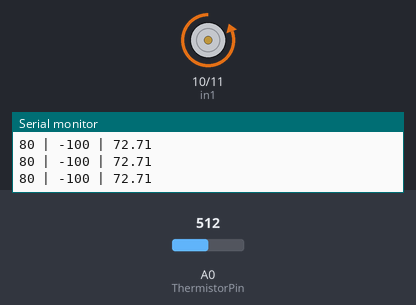
The sketch below on a simulated Arduino Uno, built with avr-gcc and run on an emulated ATmega328P. Shown: motor-driver pin pairs drawn as motors (green arrow = first pin HIGH = forward, orange = second pin HIGH = backward, longer = more drive), the last lines printed to the serial monitor. The test bench sets the inputs (shaded band); at power-on: A0 (ThermistorPin) = 512.

Above: at 1.2 s.
1.3 s: A0 (ThermistorPin) set to 534
4.3 s: A0 (ThermistorPin) set to 570
At 5.5 s:
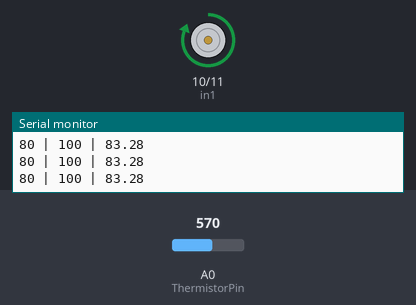
5.8 s: A0 (ThermistorPin) set to 511
At 6.4 s:
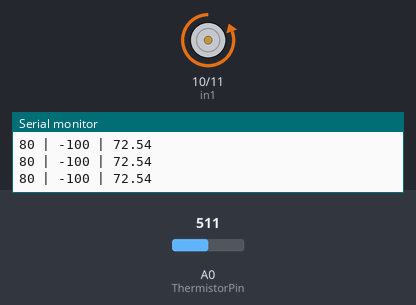
7.3 s: A0 (ThermistorPin) set to 716
At 7.7 s:
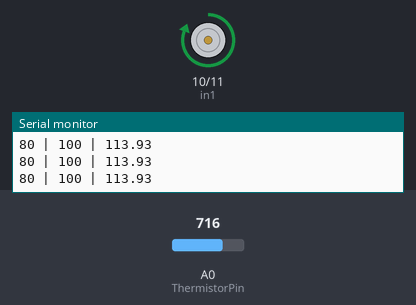
Timing chart, 0 to 9.8 s (numbered marks = the images above; inputs shaded):
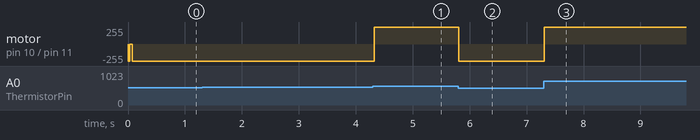

The sketch:

bang_bang_2.ino
```cpp
//Thermistor
int ThermistorPin = 0;
int Vo;
float R1 = 2200;
float logRt, Rt;
float Tk, Tf, Tc;
float A = 1.245666056e-03, B = 2.715623937e-04, C = 1.007238670e-07;

//L298N
#define in1 10
#define in2 11
int rotDirection = 1; //direction 0=CW 1=CCW
int rotSpeed = 100; //speed 0-100%
int pwmOutput = 0;
int set_point = 80;
int output = 0;

void setup() {
  Serial.begin(9600);
  pinMode(in1, OUTPUT);
  pinMode(in2, OUTPUT);

  //set initial totation direction
  digitalWrite(in1, LOW);
  digitalWrite(in2, HIGH);
}

void loop() {
  if (getTempF() > set_point){
    sendL298N_nodir(100);
    output = 100;
  }
  else if (getTempF() < set_point){
    sendL298N_nodir(-100);
    output = -100;
  }
  else{
    sendL298N_nodir(0);
    output = 0;
  }
  delay(30);
  Serial.print(set_point);
  Serial.print(" | ");
  Serial.print(output);
  Serial.print(" | ");
  Serial.println(getTempF());

}

void sendL298N_nodir(int spd){
    pwmOutput = map(abs(spd), 0, 100, 0, 255); //map rotation speed from 0-100% to 0-255 pwm

  if(spd < 0){
    //Serial.println("CW");
    digitalWrite(in1, LOW);
    digitalWrite(in2, LOW);
    analogWrite(in2, pwmOutput);
  }
  if(spd > 0){
    //Serial.println("CCW");
    digitalWrite(in1, LOW);
    digitalWrite(in2, LOW);
    analogWrite(in1, pwmOutput);
  }
  //delay(100);
}

void printTemp(){
  Vo = analogRead(ThermistorPin);
  Rt = R1* (1023.0 / (float)Vo - 1.0);
  logRt = log(Rt);
  Tk = (1.0 / (A + B*logRt + C*logRt*logRt*logRt));  // Steinhart and Hart Equation. T  = 1 / {A + B[ln(R)] + C[ln(R)]^3}
  Tc =  Tk - 273.15; //Kelvin to Celcius
  Tf = (Tc * 1.8) + 32.0;

  Serial.print("Temp: ");
  Serial.print(Tf);
  Serial.print(" F | ");
  Serial.print(Tc);
  Serial.println(" C");
}

float getTempK(){
  Vo = analogRead(ThermistorPin);
  Rt = R1* (1023.0 / (float)Vo - 1.0);
  logRt = log(Rt);
  Tk = (1.0 / (A + B*logRt + C*logRt*logRt*logRt));  // Steinhart and Hart Equation. T  = 1 / {A + B[ln(R)] + C[ln(R)]^3}
  //Tc =  Tk - 273.15; //Kelvin to Celcius
  //Tf = (Tc * 1.8) + 32.0;
  return(Tk);
}

float getTempC(){
  Tk = getTempK();
  Tc =  Tk - 273.15; //Kelvin to Celcius
  //Tf = (Tc * 1.8) + 32.0;
  return(Tc);
}

float getTempF(){
  Tc =  getTempC();
  Tf = (Tc * 1.8) + 32.0;
  return(Tf);
}
```

Measured:
- the behaviour switches between 552 and 553 on A0 (ThermistorPin) (found by bisection; images 0 and 1)
- after the input at 4.3 s, motor on pin 10 (in1) / pin 11 (in2): backward 255/255 → forward 255/255 at once
- after the input at 5.8 s, motor on pin 10 (in1) / pin 11 (in2): forward 255/255 → backward 255/255 at once
- after the input at 7.3 s, motor on pin 10 (in1) / pin 11 (in2): backward 255/255 → forward 255/255 at once
